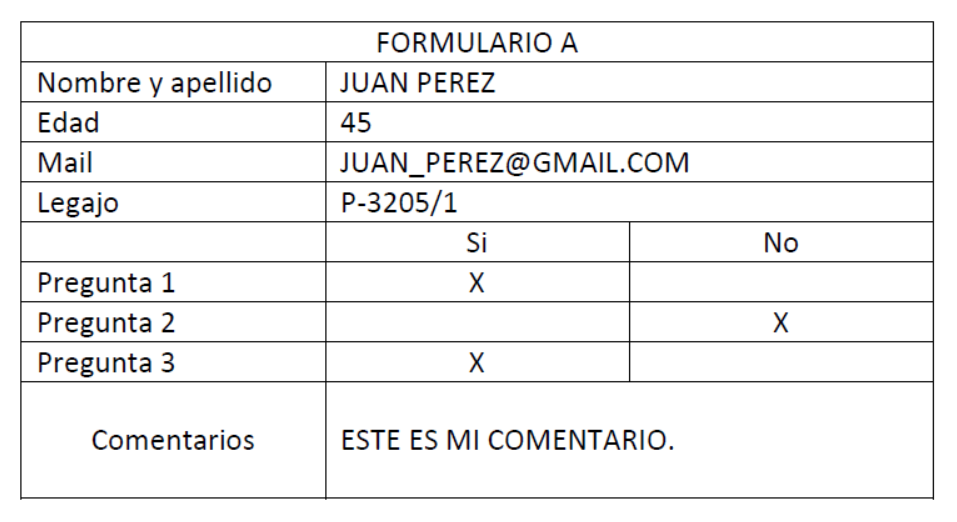
#> input picture formulario_01.png, 957 x 522 px
$ python TP_aug.py
#> lines starting #> are read from the running program, lines starting #| are printed output that depends on the picture; after the words box and inside, x2 and y2 are one past the last pixel; in counts of white or black regions, pixels touching at a corner belong together
import cv2
import numpy as np
import matplotlib.pyplot as plt

# --- Cargo imagen ------------------------------------------------------------
img = cv2.imread('formulario_01.png',cv2.IMREAD_GRAYSCALE)
#> img: shape (522, 957); min 0, max 255, mean 241.2
plt.imshow(img, cmap='gray')
plt.show(block=False)

# Binarizar la imagen (convertirla a blanco y negro)
_, img_bw = cv2.threshold(img, 90, 255, cv2.THRESH_BINARY)
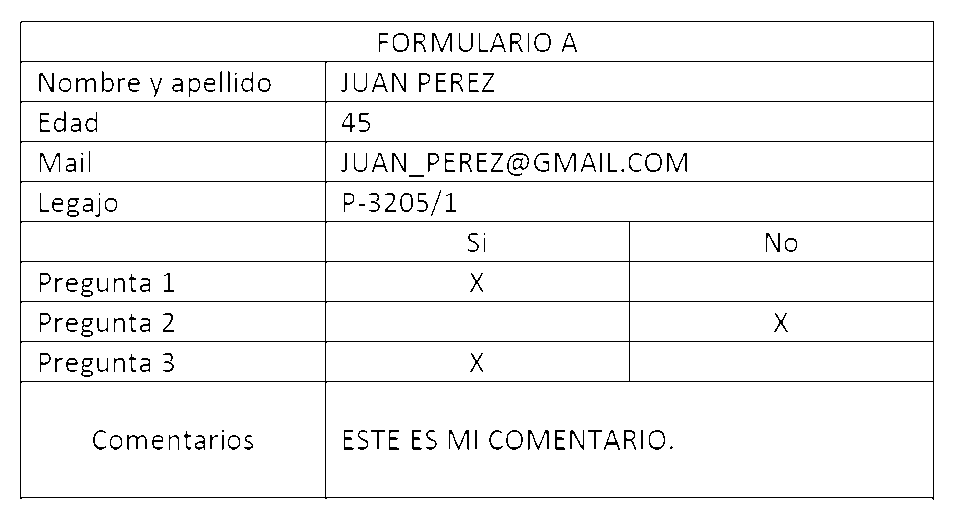
#> img_bw: shape (522, 957); 95.8% white; black in thin lines or dots, all inside (x1, y1, x2, y2) = (20, 21, 934, 500)
# plt.imshow(img_bw, cmap='gray')
# plt.show(block=False)


img_zeros = img_bw==0
#plt.imshow(img_zeros, cmap='gray'), plt.show()
img_zeros = img_zeros*1

suma_por_columna = np.sum(img_zeros, axis=0)
#> suma_por_columna = 957 values, max 479 at index 933, min 0 at index 0, mean 22.15
suma_por_fila = np.sum(img_zeros, axis=1)
#> suma_por_fila = 522 values, max 914 at index 61, min 0 at index 0, mean 40.61

#__________________________________________________________________________________

# Crear vectores para los ejes x e y
x = np.arange(img_zeros.shape[1])
#> x = 957 values from 0 to 956
y = np.arange(img_zeros.shape[0])
#> y = 522 values from 0 to 521

# Crear una figura y ejes
fig, ax = plt.subplots()

# Graficar la suma de píxeles en el eje x y eje y en el mismo gráfico
ax.plot(x, suma_por_columna, label='Suma por Columna', color='blue')
ax.plot(suma_por_fila, y, label='Suma por Fila', color='red')

# Invertir ejes si es necesario
ax.invert_xaxis()
ax.invert_yaxis()

# Configurar las etiquetas de los ejes
ax.set_xlabel('Suma de Píxeles')
ax.set_ylabel('Posición en el Eje X / Eje Y')

# Agregar una leyenda
ax.legend()

# Mostrar el gráfico
plt.show(block = False)
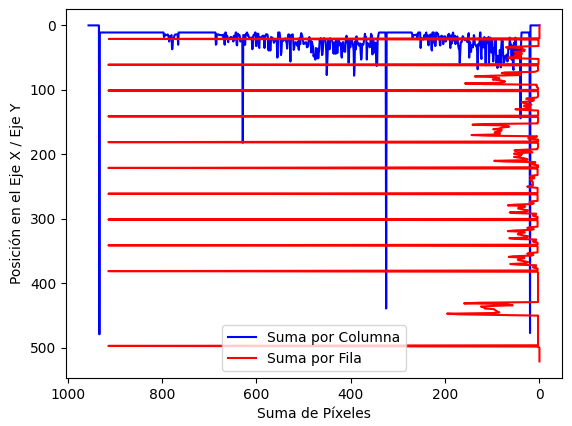
#> figure drawn by matplotlib, 1 panel; curve peaks at x = 933, y = 479

##################################################################################################

#COLUMNAS ALTAS SON 4
#FILAS ALTAS SON 11
#NYA 1,1
#EDAD 2,1
#MAIL 3,1
#LEGAJO 4,1

#P1 SI 6,1  #HASTA 6,2
#P1 NO 6,2
#P2 SI 7,1  #HASTA 7,2
#P2 NO 7,2
#P3 SI 8,1  #HASTA 8,2
#P3 NO 8,2

#COMENTARIOS 9,1

#PARA PREGUNTAS
# SERIA FX, CX    a   FX, CX+1
#       FX+1, CX  a   FX+1, CX+1

#PARA EL RESTO
# SERIA FX, CX     a  FX, CX+2
#       FX+1, CX   a  FX+1, CX+2


aux_columna = list(enumerate(suma_por_columna))
#> aux_columna = 957 pairs, first value 0 to 956, second value 0 to 479
column_high = sorted(aux_columna, key = lambda x: x[1], reverse=True)
#> column_high has the same summary as aux_columna
column_high = column_high[:4]
#> column_high = [(933, 479), (20, 477), (325, 439), (629, 182)]
column_high = sorted(column_high, key = lambda x: x[0], reverse=False)
#> column_high = [(20, 477), (325, 439), (629, 182), (933, 479)]

aux_fila = list(enumerate(suma_por_fila))
#> aux_fila = 522 pairs, first value 0 to 521, second value 0 to 914
row_high = sorted(aux_fila, key = lambda x: x[1], reverse=True)
#> row_high has the same summary as aux_fila
row_high = row_high[:11]
#> row_high = [(61, 914), (101, 914), (141, 914), (181, 914), (221, 914), (261, 914), (301, 914), (341, 914), (381, 914), (497, 914), (21, 913)]
row_high = sorted(row_high, key = lambda x: x[0], reverse=False)
#> row_high = [(21, 913), (61, 914), (101, 914), (141, 914), (181, 914), (221, 914), (261, 914), (301, 914), (341, 914), (381, 914), (497, 914)]

#NYA 1,1
nombre_apellido = img_bw[row_high[1][0]+2:row_high[2][0]-2,column_high[1][0]+2:column_high[3][0]-2]
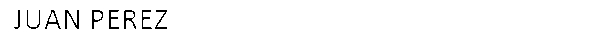
#> nombre_apellido: shape (36, 604); 96.9% white; black in thin lines or dots, all inside (x1, y1, x2, y2) = (14, 10, 167, 29)

#EDAD 2,1
edad = img_bw[row_high[2][0]+2:row_high[3][0]-2,column_high[1][0]+2:column_high[3][0]-2]
#> edad: shape (36, 604); 99.3% white; black in thin lines or dots, all inside (x1, y1, x2, y2) = (15, 10, 43, 29)

#MAIL 3,1
mail = img_bw[row_high[3][0]+2:row_high[4][0]-2,column_high[1][0]+2:column_high[3][0]-2]
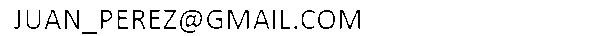
#> mail: shape (36, 604); 93% white; black in thin lines or dots, all inside (x1, y1, x2, y2) = (14, 10, 360, 34)

#LEGAJO 4,1
legajo = img_bw[row_high[4][0]+2:row_high[5][0]-2,column_high[1][0]+2:column_high[3][0]-2]
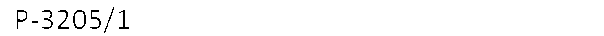
#> legajo: shape (36, 604); 98% white; black in thin lines or dots, all inside (x1, y1, x2, y2) = (17, 7, 129, 33)

#P1 SI 6,1  #HASTA 6,2
p1_si = img_bw[row_high[6][0]+2:row_high[7][0]-2,column_high[1][0]+2:column_high[2][0]-2]
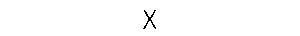
#> p1_si: shape (36, 300); 99.4% white; black in thin lines or dots, all inside (x1, y1, x2, y2) = (143, 10, 156, 29)
#P1 NO 6,2
p1_no = img_bw[row_high[6][0]+2:row_high[7][0]-2,column_high[2][0]+2:column_high[3][0]-2]
#> p1_no: shape (36, 300); every value is 255

#P2 SI 7,1  #HASTA 7,2
p2_si = img_bw[row_high[7][0]+2:row_high[8][0]-2,column_high[1][0]+2:column_high[2][0]-2]
#P2 NO 7,2
p2_no = img_bw[row_high[7][0]+2:row_high[8][0]-2,column_high[2][0]+2:column_high[3][0]-2]
#> p2_no: shape (36, 300); 99.4% white; black in thin lines or dots, all inside (x1, y1, x2, y2) = (143, 10, 157, 29)

#P3 SI 8,1  #HASTA 8,2
p3_si = img_bw[row_high[8][0]+2:row_high[9][0]-2,column_high[1][0]+2:column_high[2][0]-2]
#P3 NO 8,2
p3_no = img_bw[row_high[8][0]+2:row_high[9][0]-2,column_high[2][0]+2:column_high[3][0]-2]

#COMENTARIOS 9,1
comentarios = img_bw[row_high[9][0]+2:row_high[10][0]-2,column_high[1][0]+2:column_high[3][0]-2]
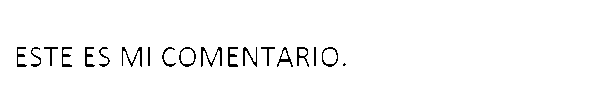
#> comentarios: shape (112, 604); 97.8% white; black in thin lines or dots, all inside (x1, y1, x2, y2) = (17, 47, 346, 67)

#SI QUIEREN IMPRIMIR ALGUN RENGLON PONGAN [ EJEMPLO DE COMENTARIOS]
#plt.imshow(comentarios, cmap='gray'), plt.show(block = True)

renglones = {"Nombre_apellido": nombre_apellido, "edad": edad, "mail": mail,
              "legajo": legajo, "pregunta_1":[p1_si,p1_no], "pregunta_2":[p2_si,p2_no],
              "pregunta_3":[p3_si,p3_no], "comentarios": comentarios}

$ run again, with formulario_02.png copied over formulario_01.png
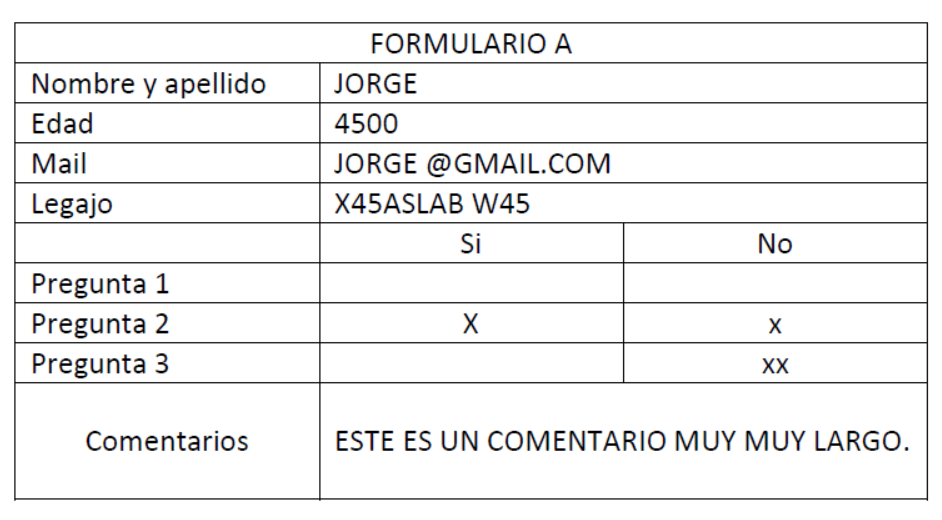
#> input picture formulario_02.png, 942 x 520 px
#> `_, img_bw = cv2.threshold(img, 90, 255, cv2.THRESH_BINARY)`:
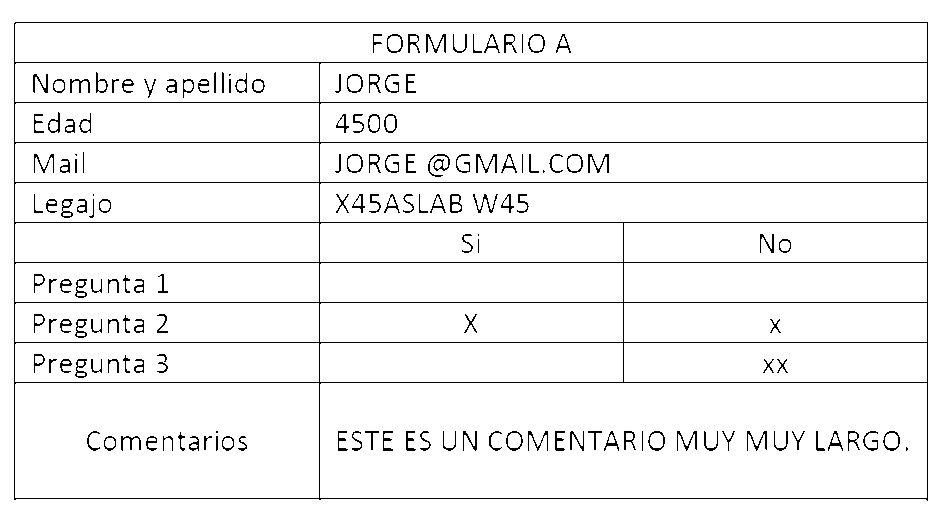
#> img_bw: shape (520, 942); 95.5% white; black in thin lines or dots, all inside (x1, y1, x2, y2) = (14, 22, 928, 501)
#> suma_por_columna = 942 values, max 479 at index 927, min 0 at index 0, mean 23.29
#> suma_por_fila = 520 values, max 914 at index 62, min 0 at index 0, mean 42.19
#> aux_columna = 942 pairs, first value 0 to 941, second value 0 to 479
#> `column_high = sorted(aux_columna, key = lambda x: x[1], reverse=True)`: column_high has the same summary as aux_columna
#> `column_high = column_high[:4]`: column_high = [(927, 479), (14, 477), (319, 439), (623, 167)]
#> `column_high = sorted(column_high, key = lambda x: x[0], reverse=False)`: column_high = [(14, 477), (319, 439), (623, 167), (927, 479)]
#> aux_fila = 520 pairs, first value 0 to 519, second value 0 to 914
#> `row_high = sorted(aux_fila, key = lambda x: x[1], reverse=True)`: row_high has the same summary as aux_fila
#> `row_high = row_high[:11]`: row_high = [(62, 914), (102, 914), (142, 914), (182, 914), (222, 914), (262, 914), (302, 914), (342, 914), (382, 914), (498, 914), (22, 913)]
#> `row_high = sorted(row_high, key = lambda x: x[0], reverse=False)`: row_high = [(22, 913), (62, 914), (102, 914), (142, 914), (182, 914), (222, 914), (262, 914), (302, 914), (342, 914), (382, 914), (498, 914)]
#> nombre_apellido: shape (36, 604); 98.3% white; black in thin lines or dots, all inside (x1, y1, x2, y2) = (14, 10, 95, 29)
#> edad: shape (36, 604); 98.6% white; black in thin lines or dots, all inside (x1, y1, x2, y2) = (15, 10, 76, 29)
#> mail: shape (36, 604); 94.6% white; black in thin lines or dots, all inside (x1, y1, x2, y2) = (14, 10, 288, 33)
#> legajo: shape (36, 604); 96.2% white; black in thin lines or dots, all inside (x1, y1, x2, y2) = (15, 10, 208, 29)
#> p1_si: shape (36, 300); every value is 255
#> p2_si: shape (36, 300); 99.4% white; black in thin lines or dots, all inside (x1, y1, x2, y2) = (143, 10, 156, 29)
#> p2_no: shape (36, 300); 99.6% white; black in thin lines or dots, all inside (x1, y1, x2, y2) = (145, 15, 156, 29)
#> p3_no: shape (36, 300); 99.1% white; black in thin lines or dots, all inside (x1, y1, x2, y2) = (138, 15, 163, 29)
#> `comentarios = img_bw[row_high[9][0]+2:row_high[10][0]-2,column_high[1]..`:
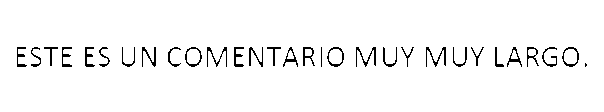
#> comentarios: shape (112, 604); 96.6% white; black in thin lines or dots, all inside (x1, y1, x2, y2) = (17, 47, 587, 67)

$ run again, with formulario_03.png copied over formulario_01.png
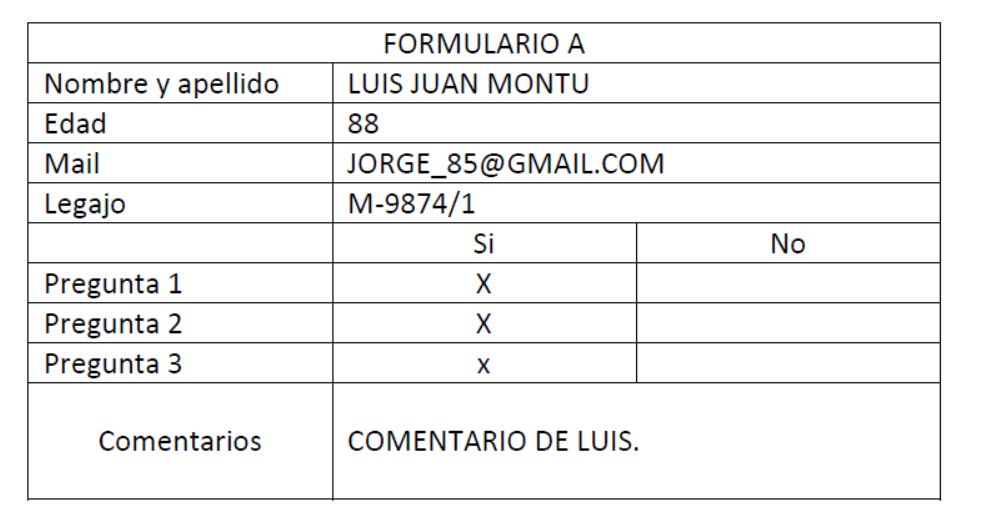
#> input picture formulario_03.png, 987 x 521 px
#> `_, img_bw = cv2.threshold(img, 90, 255, cv2.THRESH_BINARY)`:
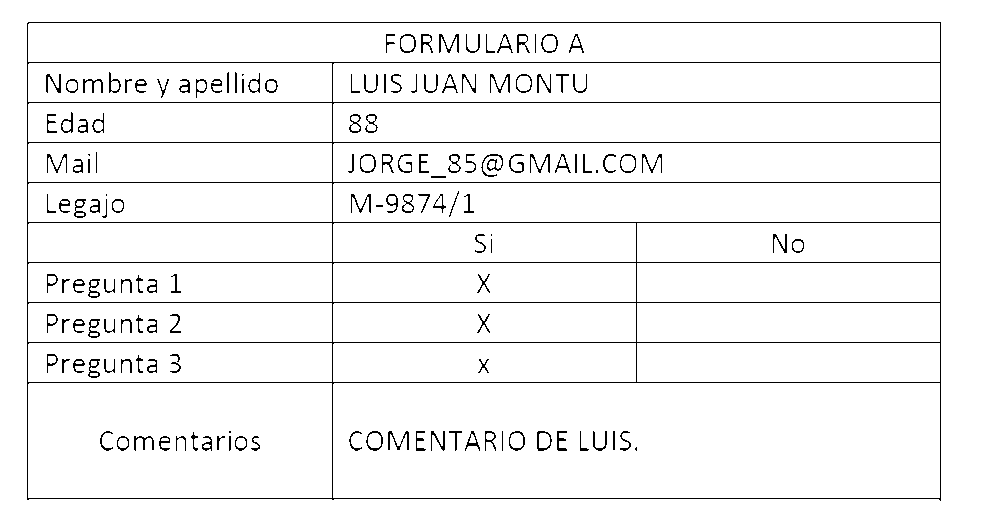
#> img_bw: shape (521, 987); 95.9% white; black in thin lines or dots, all inside (x1, y1, x2, y2) = (27, 22, 941, 501)
#> suma_por_columna = 987 values, max 479 at index 940, min 0 at index 0, mean 21.32
#> suma_por_fila = 521 values, max 914 at index 62, min 0 at index 0, mean 40.39
#> aux_columna = 987 pairs, first value 0 to 986, second value 0 to 479
#> `column_high = sorted(aux_columna, key = lambda x: x[1], reverse=True)`: column_high has the same summary as aux_columna
#> `column_high = column_high[:4]`: column_high = [(940, 479), (27, 477), (332, 439), (636, 171)]
#> `column_high = sorted(column_high, key = lambda x: x[0], reverse=False)`: column_high = [(27, 477), (332, 439), (636, 171), (940, 479)]
#> aux_fila = 521 pairs, first value 0 to 520, second value 0 to 914
#> `row_high = sorted(aux_fila, key = lambda x: x[1], reverse=True)`: row_high has the same summary as aux_fila
#> `row_high = row_high[:11]`: row_high = [(62, 914), (102, 914), (142, 914), (182, 914), (222, 914), (262, 914), (302, 914), (342, 914), (382, 914), (498, 914), (22, 913)]
#> `row_high = sorted(row_high, key = lambda x: x[0], reverse=False)`: row_high = [(22, 913), (62, 914), (102, 914), (142, 914), (182, 914), (222, 914), (262, 914), (302, 914), (342, 914), (382, 914), (498, 914)]
#> nombre_apellido: shape (36, 604); 95.9% white; black in thin lines or dots, all inside (x1, y1, x2, y2) = (17, 10, 253, 29)
#> edad: shape (36, 604); 99.2% white; black in thin lines or dots, all inside (x1, y1, x2, y2) = (15, 10, 44, 29)
#> mail: shape (36, 604); 93.9% white; black in thin lines or dots, all inside (x1, y1, x2, y2) = (14, 10, 328, 34)
#> legajo: shape (36, 604); 97.7% white; black in thin lines or dots, all inside (x1, y1, x2, y2) = (17, 7, 140, 33)
#> p1_si: shape (36, 300); 99.4% white; black in thin lines or dots, all inside (x1, y1, x2, y2) = (143, 10, 156, 29)
#> p1_no: shape (36, 300); every value is 255
#> p3_si: shape (36, 300); 99.5% white; black in thin lines or dots, all inside (x1, y1, x2, y2) = (144, 15, 155, 29)
#> `comentarios = img_bw[row_high[9][0]+2:row_high[10][0]-2,column_high[1]..`:
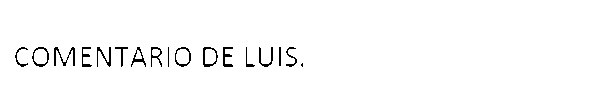
#> comentarios: shape (112, 604); 98.2% white; black in thin lines or dots, all inside (x1, y1, x2, y2) = (15, 47, 303, 67)

$ run again, with formulario_04.png copied over formulario_01.png
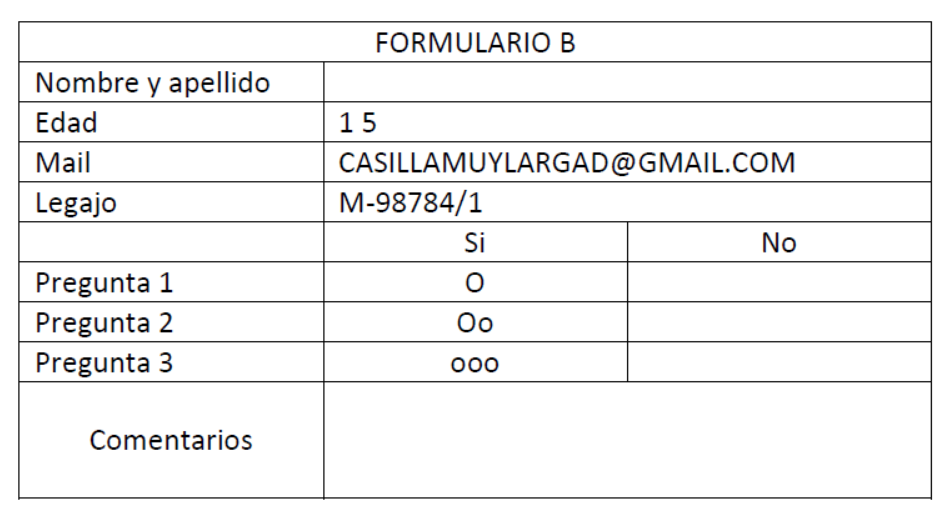
#> input picture formulario_04.png, 948 x 513 px
#> img_bw: shape (513, 948); 95.9% white; black in thin lines or dots
#> suma_por_columna = 948 values, max 479 at index 931, min 0 at index 0, mean 20.86
#> suma_por_fila = 513 values, max 914 at index 61, min 0 at index 0, mean 38.56
#> aux_columna = 948 pairs, first value 0 to 947, second value 0 to 479
#> `column_high = sorted(aux_columna, key = lambda x: x[1], reverse=True)`: column_high has the same summary as aux_columna
#> `column_high = column_high[:4]`: column_high = [(931, 479), (18, 477), (323, 439), (627, 177)]
#> `column_high = sorted(column_high, key = lambda x: x[0], reverse=False)`: column_high = [(18, 477), (323, 439), (627, 177), (931, 479)]
#> aux_fila = 513 pairs, first value 0 to 512, second value 0 to 914
#> `row_high = sorted(aux_fila, key = lambda x: x[1], reverse=True)`: row_high has the same summary as aux_fila
#> `row_high = row_high[:11]`: row_high = [(61, 914), (101, 914), (141, 914), (181, 914), (221, 914), (261, 914), (301, 914), (341, 914), (381, 914), (497, 914), (21, 913)]
#> `row_high = sorted(row_high, key = lambda x: x[0], reverse=False)`: row_high = [(21, 913), (61, 914), (101, 914), (141, 914), (181, 914), (221, 914), (261, 914), (301, 914), (341, 914), (381, 914), (497, 914)]
#> nombre_apellido: shape (36, 604); every value is 255
#> edad: shape (36, 604); 99.4% white; black in thin lines or dots, all inside (x1, y1, x2, y2) = (17, 10, 50, 29)
#> mail: shape (36, 604); 91.6% white; black in thin lines or dots, all inside (x1, y1, x2, y2) = (15, 10, 468, 33)
#> legajo: shape (36, 604); 97.3% white; black in thin lines or dots, all inside (x1, y1, x2, y2) = (17, 7, 156, 33)
#> p1_si: shape (36, 300); 99.3% white; black in thin lines or dots, all inside (x1, y1, x2, y2) = (142, 10, 158, 29)
#> p1_no: shape (36, 300); every value is 255
#> p2_si: shape (36, 300); 98.6% white; black in thin lines or dots, all inside (x1, y1, x2, y2) = (133, 10, 167, 29)
#> `p3_si = img_bw[row_high[8][0]+2:row_high[9][0]-2,column_high[1][0]+2:c..`:
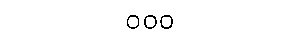
#> p3_si: shape (36, 300); 98.3% white; black in thin lines or dots, all inside (x1, y1, x2, y2) = (127, 15, 173, 29)
#> comentarios: shape (112, 604); every value is 255
